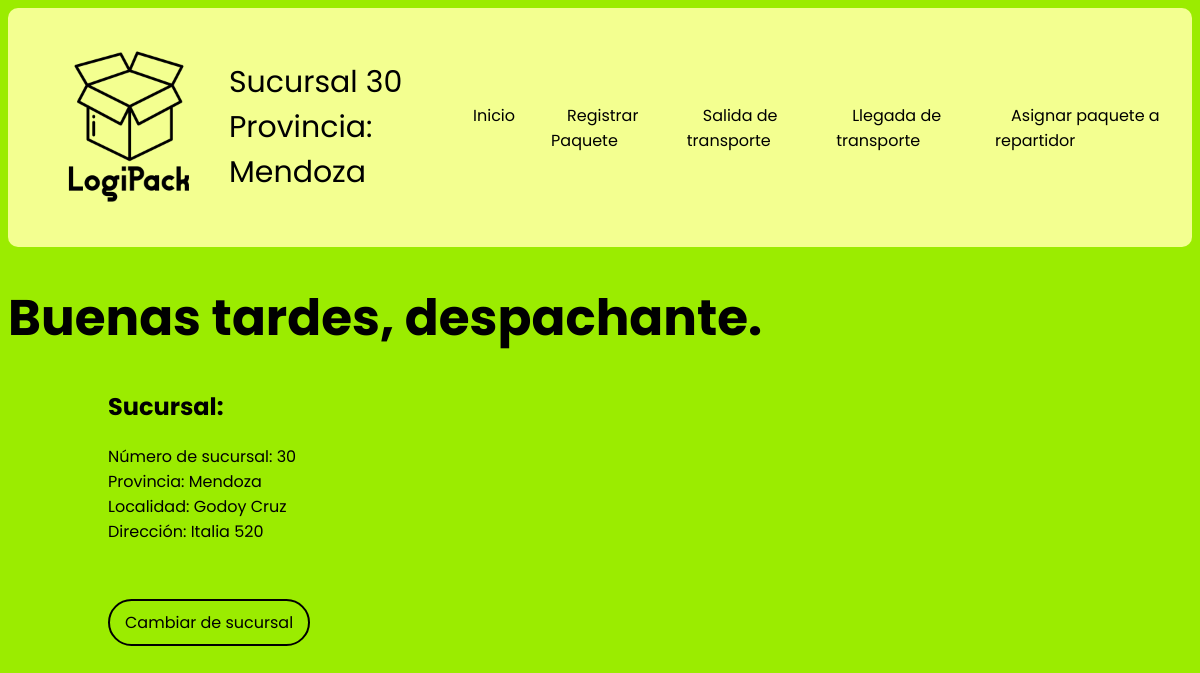
/despachante3/sucursal, run on the app's committed database.
### models.py (models this page shows)
class Sucursal(db.Model):
    __tablename__ = 'sucursal'
    id = db.Column(db.Integer, primary_key = True)
    numero = db.Column(db.Integer, nullable = False)
    provincia = db.Column(db.String(80), nullable = False)
    localidad = db.Column(db.String(80), nullable = False)
    direccion = db.Column(db.String(120), nullable = False)
    transporte = db.relationship('Transporte', backref = "sucursal")
    paquete = db.relationship('Paquete', backref = "sucursal")
    repartidor = db.relationship('Repartidor', backref = "sucursal")

### app.py (the view)
@app.route('/despachante<int:idsucursal>/sucursal')
def despachante(idsucursal):
    session['sucursal_id'] = idsucursal
    datos = Sucursal.query.get(idsucursal)
    return render_template('/despachante.html', sucursal = datos, hora = datetime.now().hour)

### templates/despachante.html (shortened to what this page needs)
{% extends "base_template.html" %}
{% block content %}
    {% if hora > 6 and hora < 12 %}
    <h1>Buenos días, despachante.</h1>
    {% elif hora >= 12 and hora < 21 %}
    <h1>Buenas tardes, despachante.</h1>
    {% else %}
    <h1>Buenas noches, despachante.</h1>
    {% endif %}
    <div class="datos-sucursal">
        <h2>Sucursal:</h2>
        <p>Número de sucursal: {{ sucursal.numero }}<br>Provincia: {{ sucursal.provincia }}<br>Localidad: {{ sucursal.localidad }}<br>Dirección: {{ sucursal.direccion }}</p><br><br>
        <a href="{{ url_for('sucursales') }}">Cambiar de sucursal</a>
    </div>
{% endblock %}

### templates/base_template.html (shortened to what this page needs)
<!DOCTYPE html>
<html lang="es">
<head>
    <link rel="stylesheet" href="{{url_for('static', filename= 'css/estilos.css')}}">
</head>
<body>
    <header>
        <a href="{{ url_for('inicio') }}"><img src="/static/img/LogiPack_transparent.png" alt="Logo de LogiPack" height="200px" width="200px"></a>
        <p>Sucursal {{ sucursal.numero }}<br>Provincia: {{ sucursal.provincia }}</p>
        <nav>
            <ul>
                <li><a href="{{ url_for('despachante', idsucursal = sucursal.id) }}">Inicio</a></li>
                <li><a href="{{ url_for('registrar_paquete', idsucursal = sucursal.id) }}">Registrar Paquete</a></li>
                <li><a href="{{ url_for('salida_transporte', idsucursal = sucursal.id) }}">Salida de transporte</a></li>
                <li><a href="{{ url_for('llegada_transporte', idsucursal = sucursal.id) }}">Llegada de transporte</a></li>
                <li><a href="{{ url_for('asignar_repartidor', idsucursal = sucursal.id) }}">Asignar paquete a repartidor</a></li>
            </ul>
        </nav>
    </header>
    <main>
        {% block content %} {% endblock %}
    </main>
</body>
</html>

### static/css/estilos.css (style rules this page uses)
header { background-color: #F3FF90; color: black; padding: 15px 20px; display: flex; justify-content: space-between; align-items: center; border: 1px solid transparent; border-radius: 10px; }
header p { font-size: 30px; }
body { font-family: 'Poppins'; background-color: #9BEC00; }
h1 { font-size: 50px; }
header img { margin: 0; }
nav ul { list-style: none; margin: 0; padding: 0; display: flex; justify-self: center; }
nav ul li { margin-left: 20px; }
nav ul li a { text-decoration: none; color: black; padding: 10px 15px; border: 1px solid transparent; border-radius: 100px; transition: background-color 0.3s, border 0.3s, color 0.3s; }
main a { text-decoration: none; color: black; padding: 10px 15px; border: 2px solid black; border-radius: 100px; transition: background-color 0.3s, border 0.3s, color 0.3s; }
.datos-sucursal { padding: 0px 100px; }

### data on the page
Sucursal: numero "30", provincia "Mendoza", localidad "Godoy Cruz", direccion "Italia 520"
